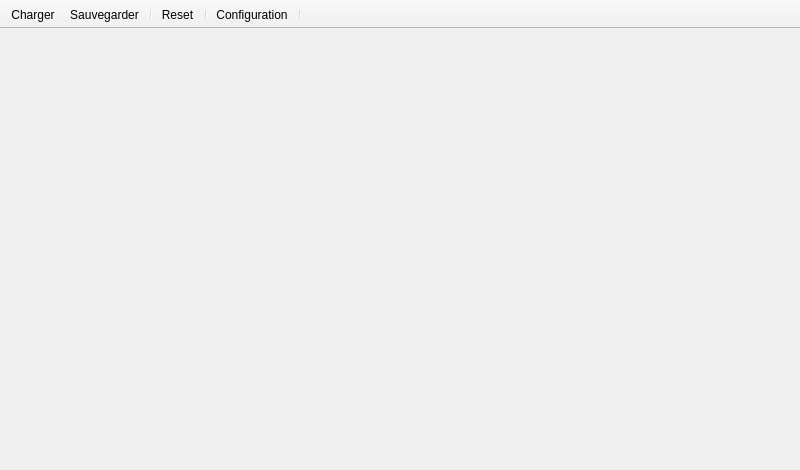
<?xml version="1.0" encoding="UTF-8"?>
<ui version="4.0">
 <class>MainWindow</class>
 <widget class="QMainWindow" name="MainWindow">
  <property name="geometry">
   <rect>
    <x>0</x>
    <y>0</y>
    <width>800</width>
    <height>470</height>
   </rect>
  </property>
  <property name="sizePolicy">
   <sizepolicy hsizetype="Minimum" vsizetype="Minimum">
    <horstretch>0</horstretch>
    <verstretch>0</verstretch>
   </sizepolicy>
  </property>
  <property name="minimumSize">
   <size>
    <width>0</width>
    <height>0</height>
   </size>
  </property>
  <property name="maximumSize">
   <size>
    <width>800</width>
    <height>480</height>
   </size>
  </property>
  <property name="windowTitle">
   <string>MainWindow</string>
  </property>
  <widget class="MainWidget" name="centralWidget">
   <property name="enabled">
    <bool>true</bool>
   </property>
  </widget>
  <widget class="QMenuBar" name="menuBar">
   <property name="geometry">
    <rect>
     <x>0</x>
     <y>0</y>
     <width>800</width>
     <height>25</height>
    </rect>
   </property>
  </widget>
  <widget class="QToolBar" name="mainToolBar">
   <property name="movable">
    <bool>false</bool>
   </property>
   <property name="floatable">
    <bool>false</bool>
   </property>
   <attribute name="toolBarArea">
    <enum>TopToolBarArea</enum>
   </attribute>
   <attribute name="toolBarBreak">
    <bool>false</bool>
   </attribute>
   <addaction name="actionCharger"/>
   <addaction name="actionSauvegarder"/>
   <addaction name="separator"/>
   <addaction name="actionReset"/>
   <addaction name="separator"/>
   <addaction name="actionConfiguration"/>
   <addaction name="separator"/>
  </widget>
  <action name="actionSauvegarder">
   <property name="text">
    <string>Sauvegarder</string>
   </property>
   <property name="shortcut">
    <string>Ctrl+S</string>
   </property>
  </action>
  <action name="actionReset">
   <property name="text">
    <string>Reset</string>
   </property>
  </action>
  <action name="actionConfiguration">
   <property name="text">
    <string>Configuration</string>
   </property>
  </action>
  <action name="actionCharger">
   <property name="text">
    <string>Charger</string>
   </property>
  </action>
 </widget>
 <layoutdefault spacing="6" margin="11"/>
 <customwidgets>
  <customwidget>
   <class>MainWidget</class>
   <extends>QWidget</extends>
   <header>MainWidget.h</header>
   <container>1</container>
   <slots>
    <slot>save()</slot>
    <slot>load()</slot>
    <slot>new()</slot>
    <slot>reinit()</slot>
   </slots>
  </customwidget>
 </customwidgets>
 <resources/>
 <connections>
  <connection>
   <sender>actionSauvegarder</sender>
   <signal>triggered()</signal>
   <receiver>centralWidget</receiver>
   <slot>save()</slot>
   <hints>
    <hint type="sourcelabel">
     <x>-1</x>
     <y>-1</y>
    </hint>
    <hint type="destinationlabel">
     <x>399</x>
     <y>258</y>
    </hint>
   </hints>
  </connection>
  <connection>
   <sender>actionCharger</sender>
   <signal>triggered()</signal>
   <receiver>centralWidget</receiver>
   <slot>load()</slot>
   <hints>
    <hint type="sourcelabel">
     <x>-1</x>
     <y>-1</y>
    </hint>
    <hint type="destinationlabel">
     <x>309</x>
     <y>219</y>
    </hint>
   </hints>
  </connection>
 </connections>
</ui>
